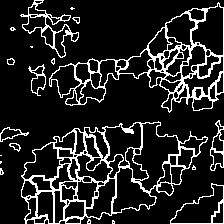
%> input picture duskswift/cellprofoutput/1.png, 224 x 224 px; the run also reads 1 picture not shown here
$ octave evalPerf.m   (GNU Octave 9; MATLAB toolbox functions it lacks are replaced by stand-ins)
%> lines starting %> are read from the running program, lines starting %| are printed output that depends on the picture; in (x1, y1, x2, y2) boxes, pixels count from 0 and x2, y2 are one past the last pixel; in counts of white or black regions, pixels touching at a corner belong together; the program's own positions count from 1
img1 = imread('duskswift/cellprofoutput/1.png');
%> img1 is the input picture: size 224x224 uint8; 14.1% white in thin lines or dots
img2 = imread('imp-crf/dataset/test/y/1.png');

imgPath1 = 'duskswift/cellprofoutput/';
imgType = '*.png';
imgPath2 = 'imp-crf/dataset/test/y/';

images  = dir([imgPath1 imgType]);

N = length(images);

if( ~exist(imgPath1, 'dir') || N<1 )
    display('Directory not found or no matching images found.');
end

miou = 0
for idx = 1:N
   img_pred = imfill(imread([imgPath1 images(idx).name]));
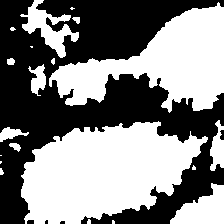
%> img_pred: size 224x224 uint8; 51.4% white; 5 black regions (2 under 20 px), largest, box (x1, y1, x2, y2) and area: (0, 0, 224, 224) 24301, (220, 130, 224, 140) 33, (27, 220, 34, 224) 27
   img_gt = imread([imgPath2 images(idx).name]);
   tp = 0;
   tn = 0;
   fp = 0;
   fn = 0;
   for i = 1:224
       for j = 1:224
           if(img_gt(i,j)==0)
              if(img_pred(i,j)==img_gt(i,j))
                  tp = tp + 1;
              else
                  fp = fp + 1;
              end
           elseif(img_gt(i,j)==255)
              if(img_pred(i,j)==img_gt(i,j))
                  tn = tn + 1;
              elseif(img_pred(i,j))
                  fn = fn + 1;
              end
           else
               a  = 'Value Corrupt'
           end
       end
   end
%> after the loop, fn = 0; fp = 18726; tn = 7064; tp = 24386
   iou = tp/(tp + fp + fn);
%> iou = 0.566
   miou = miou + iou
%> miou = 0.566
end

miou = miou/266
%> miou = 0.00213
